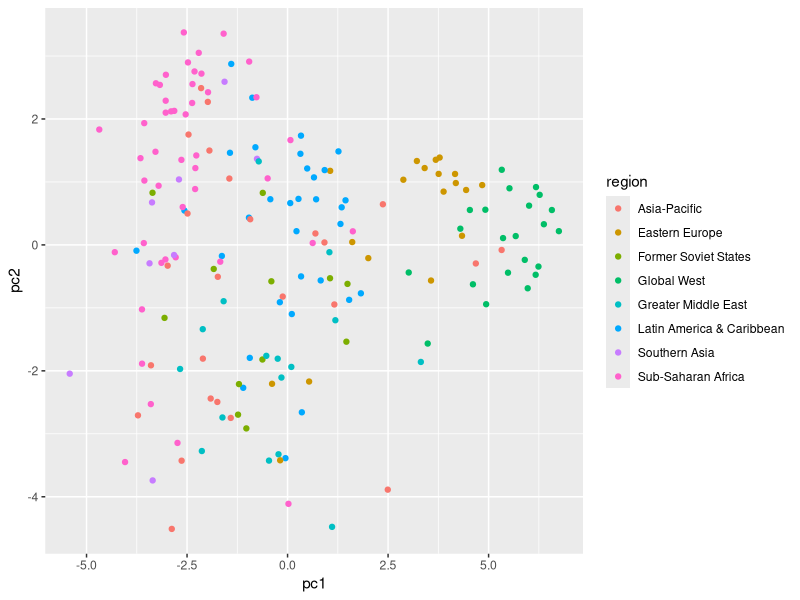
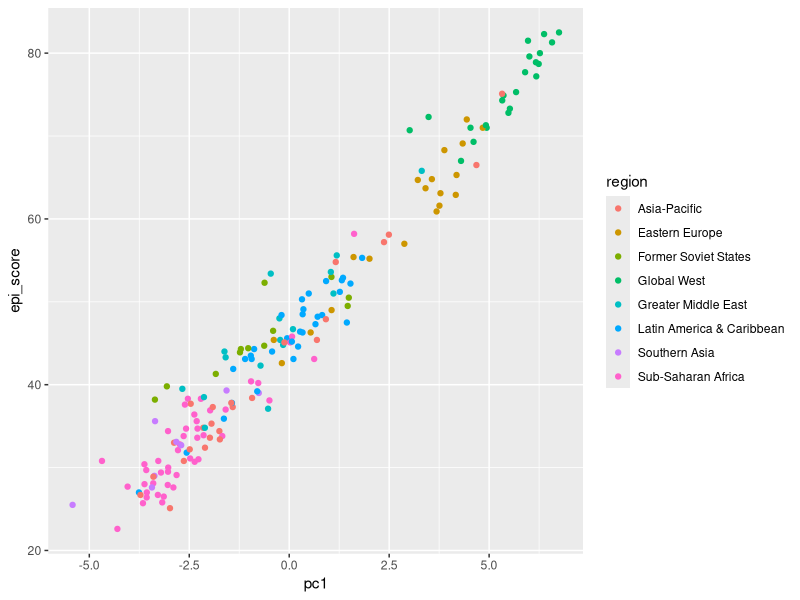
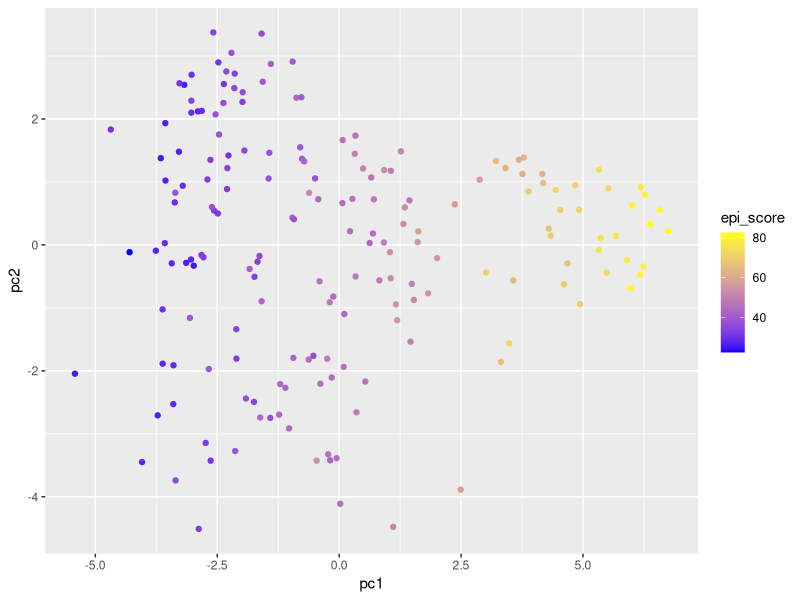
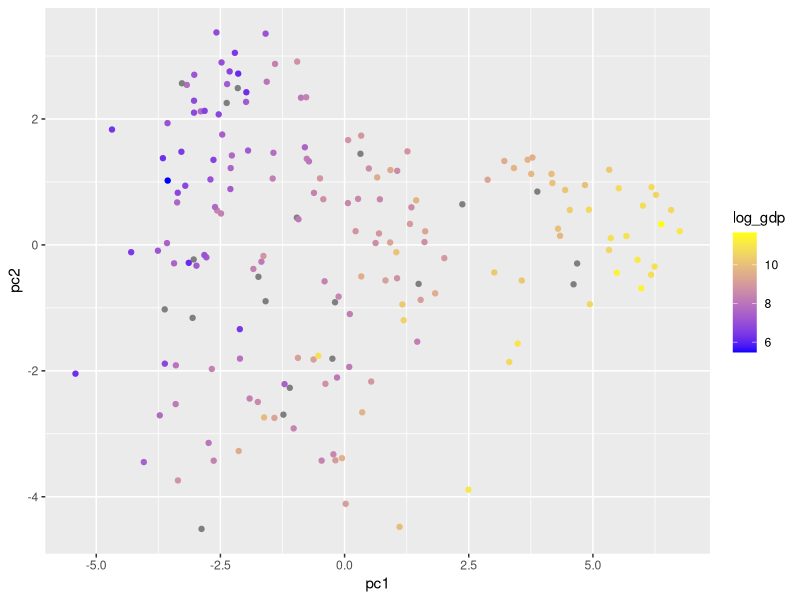
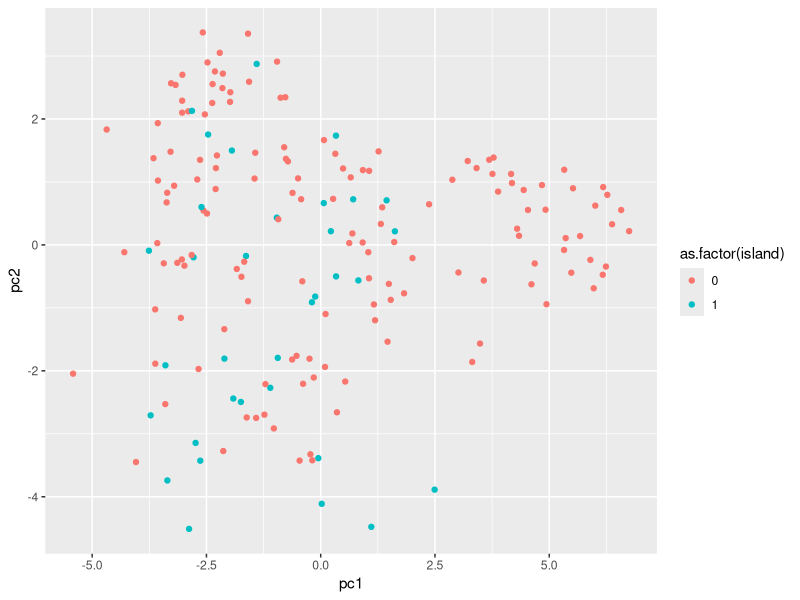
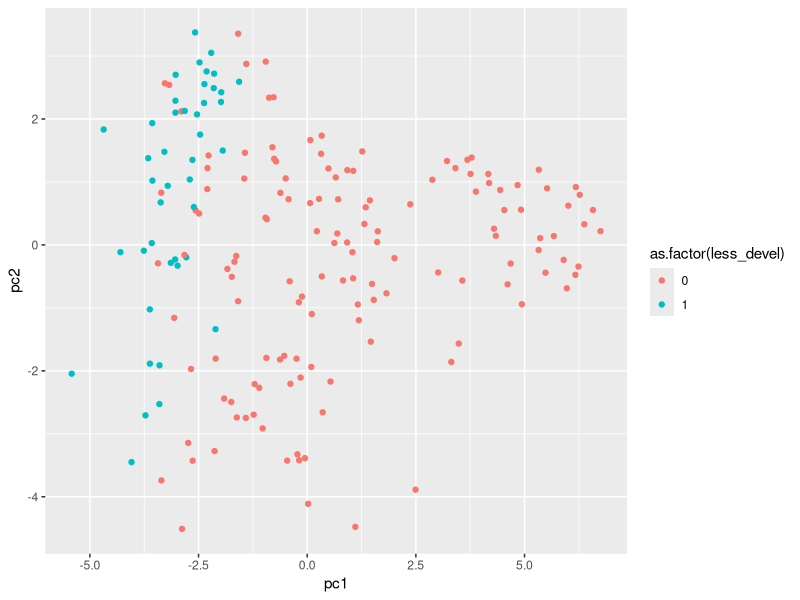
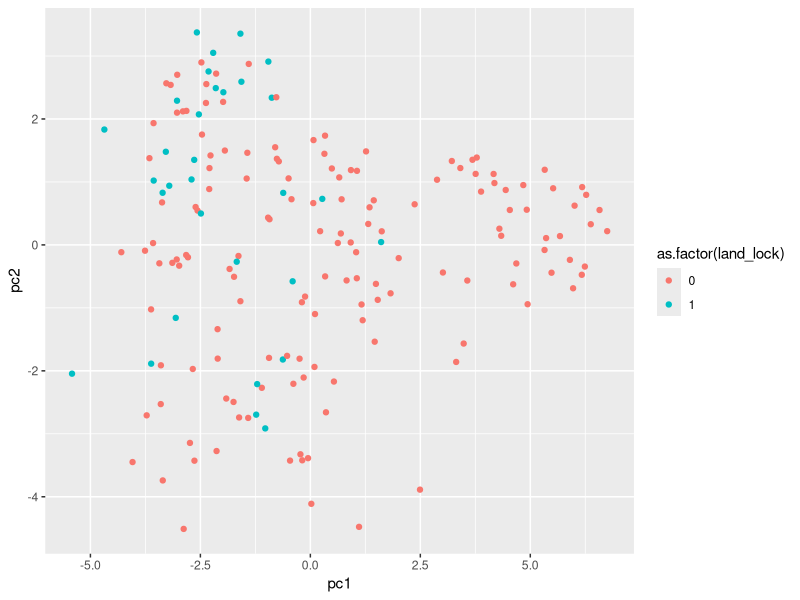
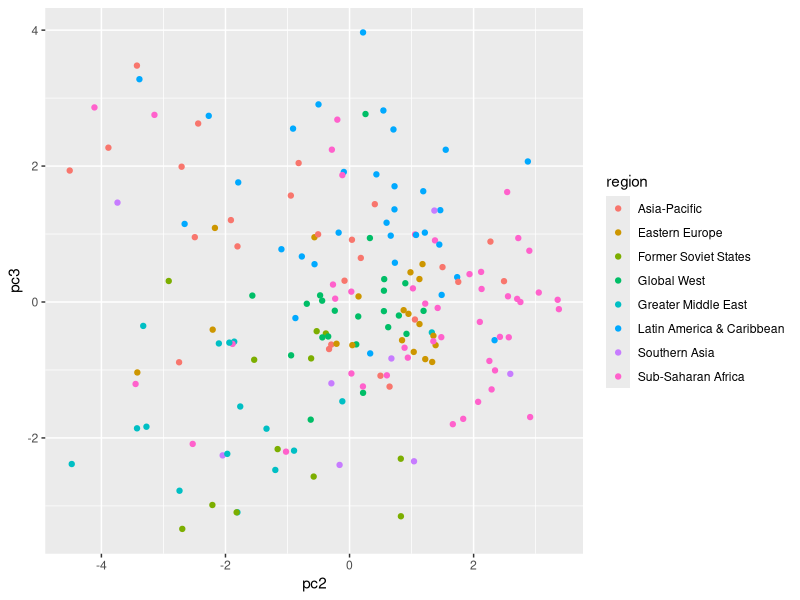

R code for these plots, in order:
library(tidyverse) 
library(mice)

# read in data
environ_df <- read_csv("files/projects/02_dimension_reduction/epi2020results20200604.csv")
country_df <- read_csv("files/projects/02_dimension_reduction/epi2020countryattributes20200604.csv")

# filter data to remove rankings and changes 
environ_df <- environ_df %>% 
  select(-contains("change"), -contains("rnk"), -code)

# remove ".new" from column names 
names(environ_df) <- str_remove(names(environ_df), ".new")

# add "cat" to end to category indicators 
cat_ind <- c("EPI", "HLT", "ECO", "AIR", "H2O", "HMT", "WMG", "BDH", 
             "ECS", "FSH", "CCH", "APE", "AGR", "WRS")
names(environ_df) <- ifelse(names(environ_df) %in% cat_ind, 
                            str_c(names(environ_df), "_cat"), 
                            names(environ_df))

# look at missing values by column 
colMeans(is.na(environ_df))

# remove all fisheries indicators because of high missingness 
environ_df <- environ_df %>%
  select(-FSH_cat, -FSS, -RMS, -FGT)

# impute other indicators using mice package
mice_res <- mice(environ_df)
clean_env_df <- complete(mice_res, 1)

# in country_df, only keep region and country
country_sm <- country_df %>%
  select(region, country, sids, ldc, lldc)

# add region to clean_env_df 
clean_env_df <- left_join(clean_env_df, country_sm, by = "country")

# combine with another data source 
gdp_df <- read_csv("files/projects/02_dimension_reduction/API_NY.GDP.PCAP.CD_DS2_en_csv_v2_3469501.csv",
                   skip = 3, col_names = TRUE)
gdp_df <- gdp_df %>%
  select(`Country Name`, `2020`)
names(gdp_df) <- c("country", "gdp")
clean_env_df <- left_join(clean_env_df, gdp_df)

tourism_df <- read_csv("files/projects/02_dimension_reduction/API_ST.INT.ARVL_DS2_en_csv_v2_3469485.csv",
                       skip = 3, col_names = TRUE) %>%
  select(`Country Name`, `2019`)
names(tourism_df) <- c("country", "tourism")
clean_env_df <- left_join(clean_env_df, tourism_df)


pca_df <- clean_env_df %>%
  select(-iso, -region, -contains("cat"), 
         -region, -sids, -ldc, -gdp, -lldc, -tourism)

write.csv(pca_df, "files/projects/02_dimension_reduction/pca_data.csv")

other_df <- clean_env_df %>% 
  select(iso, country, contains("cat"), region, gdp, ldc) 
names(other_df) <- str_remove(names(other_df), "_cat")

write.csv(other_df, "files/projects/02_dimension_reduction/additional_data.csv")

# -------- do PCA
pca_df <- clean_env_df %>%
  select(-iso, -country, -region, -contains("cat"), 
         -region, -sids, -ldc, -gdp, -lldc, -tourism)
pca_res <- princomp(pca_df, cor = TRUE)
plot_df <- data.frame(pc1 = pca_res$scores[,1],
                      pc2 = pca_res$scores[,2],
                      pc3 = pca_res$scores[,3],
                      epi_score = clean_env_df$EPI_cat,
                      region = clean_env_df$region,
                      log_gdp = log(clean_env_df$gdp),
                      island = clean_env_df$sids,
                      less_devel = clean_env_df$ldc,
                      land_lock = clean_env_df$lldc,
                      log_tourism = log(clean_env_df$tourism))
ggplot(plot_df, aes(x = pc1, y = pc2, color = region)) + 
  geom_point()
ggplot(plot_df, aes(x = pc1, y = epi_score, color = region)) + 
  geom_point()
ggplot(plot_df, aes(x = pc1, y = pc2, color = epi_score)) + 
  geom_point() + 
  scale_color_gradient(low = "blue", high = "yellow")
ggplot(plot_df, aes(x = pc1, y = pc2, color = log_gdp)) + 
  geom_point() + 
  scale_color_gradient(low = "blue", high = "yellow")
ggplot(plot_df, aes(x = pc1, y = pc2, color = as.factor(island))) + 
  geom_point()
ggplot(plot_df, aes(x = pc1, y = pc2, color = as.factor(less_devel))) + 
  geom_point()
ggplot(plot_df, aes(x = pc1, y = pc2, color = as.factor(land_lock))) + 
  geom_point()
ggplot(plot_df, aes(x = pc2, y = pc3, color = region)) + 
  geom_point()
ggplot(plot_df, aes(x = pc2, y = pc3, color = log_gdp)) + 
  geom_point() + 
  scale_color_gradient(low = "blue", high = "yellow")
ggplot(plot_df, aes(x = pc1, y = pc2, color = log_tourism)) + 
  geom_point() + 
  scale_color_gradient(low = "blue", high = "yellow")

plot(plot_df$pc2, clean_env_df$BDH_cat)
cor(plot_df$pc2, clean_env_df$BDH_cat)


mod1 <- lm(plot_df$log_gdp ~ plot_df$epi_score)
summary(mod1)

mod2 <- lm(plot_df$log_gdp ~ plot_df$pc1)
summary(mod2)

biplot(pca_res, col = c("white", "black"))
loadings_df <- data.frame(pc1_load = pca_res$loadings[,1],
                          pc2_load = pca_res$loadings[,2],
                          var = rownames(pca_res$loadings),
                          cat = c("AIR","AIR","AIR","H2O","H2O",
                                  "HMT","WMG","BDH","BDH","BDH",
                                  "BDH","BDH","BDH","BDH","ECS",
                                  "ECS","ECS","CCH","CCH","CCH",
                                  "CCH","CCH","CCH","CCH","CCH",
                                  "APE","APE","AGR","WRS"))
ggplot(loadings_df, aes(x = pc1_load, y = pc2_load, label = var,
                        color = cat)) + 
  geom_text() 


